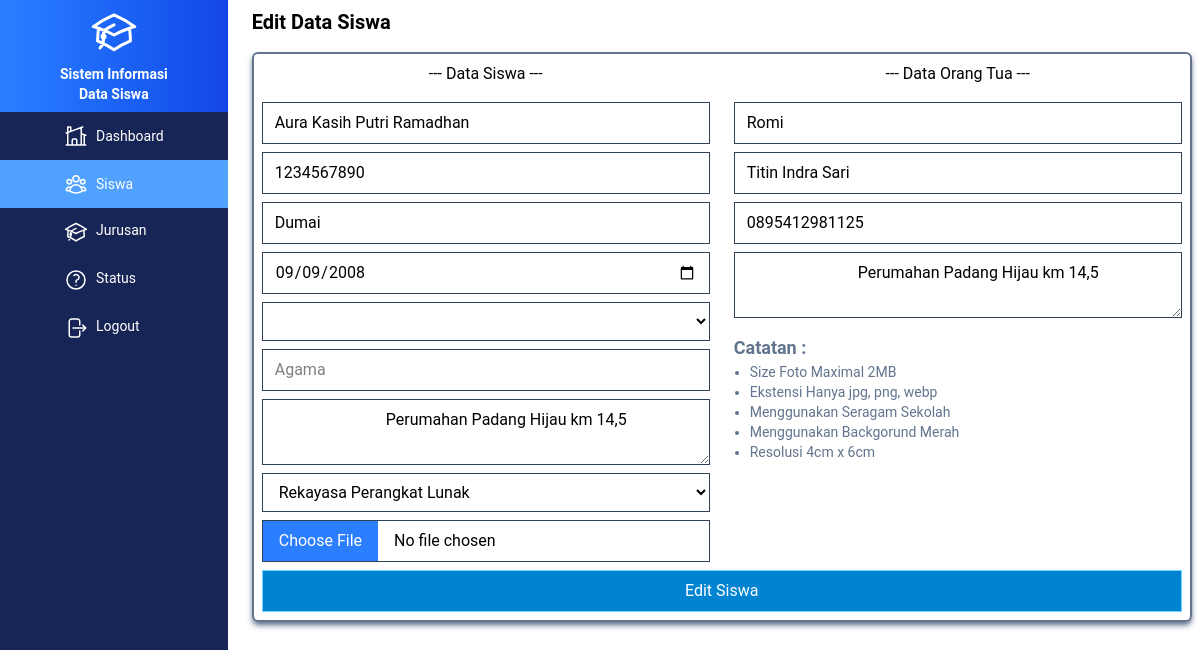
Screenshot of /editSiswa.php?id=15 with the database file from the repository.
### tables this page shows
CREATE TABLE `tabel_siswa` (
  `id` int(11) NOT NULL,
  `nama` varchar(100) NOT NULL,
  `nisn` varchar(50) NOT NULL,
  `tmpt_lahir` varchar(100) NOT NULL,
  `tgl_lahir` date NOT NULL,
  `kelamin` enum('Laki-laki','Prempuan') NOT NULL,
  `agama` varchar(100) NOT NULL,
  `alamat` text NOT NULL,
  `keluar` date DEFAULT NULL,
  `ayah` varchar(100) NOT NULL,
  `ibu` varchar(100) NOT NULL,
  `alamat_ortu` text NOT NULL,
  `hp_ortu` varchar(20) NOT NULL,
  `jurusan_id` int(11) NOT NULL,
  `status_id` int(11) NOT NULL DEFAULT 2,
  `foto` varchar(100) NOT NULL,
  `created_at` timestamp NOT NULL DEFAULT current_timestamp(),
  `updated_at` timestamp NOT NULL DEFAULT current_timestamp() ON UPDATE current_timestamp()
);

CREATE TABLE `tabel_jurusan` (
  `id` int(11) NOT NULL,
  `jurusan` varchar(100) NOT NULL,
  `created_at` timestamp NOT NULL DEFAULT current_timestamp(),
  `updated_at` timestamp NOT NULL DEFAULT current_timestamp() ON UPDATE current_timestamp()
);

### src/functions/functionSiswa.php (called while the page is built, shortened)
<?php
    function siswaById($db, $id) {
        $stmt = $db->prepare("SELECT siswa.*, jurusan.jurusan FROM tabel_siswa AS siswa JOIN tabel_jurusan AS jurusan on siswa.jurusan_id = jurusan.id WHERE siswa.id = ?");
        $stmt->execute([$id]);
        return $stmt->fetch();
    }
?>

### src/editSiswa.php (the view, shortened to what this page needs)
<?php
    require_once "functions/functionSiswa.php";
    require_once "functions/functionJurusan.php";
    $title = "Edit Data Siswa";
    $id = $_GET["id"];
    $data = siswaById($db, $id);
?>
<?php include_once "templates/header.php"; ?>
    <div class="flex h-screen">
        <?php include_once "templates/sidebar.php"; ?>
        <div class="content px-6 py-2">
            <h1 class="text-xl font-semibold"><?php echo $title; ?></h1>
            <form class="mt-4 border-2 border-slate-500 px-2 py-2 rounded-md shadow-md shadow-slate-500" action="" method="post" enctype="multipart/form-data">
                <div class="flex justify-center gap-6">
                    <div class="w-md">
                        <p class="mb-4 text-center">--- Data Siswa ---</p>
                        <input class="block mb-2 px-3 w-full py-2 border border-slate-700" type="text" name="nama" placeholder="Nama Siswa" value="<?= $data["nama"]; ?>">
                        <input class="block mb-2 px-3 w-full py-2 border border-slate-700" type="text" name="nisn" placeholder="NISN" value="<?= $data["nisn"]; ?>">
                        <input class="block mb-2 px-3 w-full py-2 border border-slate-700" type="text" name="tmpt_lahir" placeholder="Tempat Lahir" value="<?= $data["tmpt_lahir"]; ?>">
                        <input class="block mb-2 px-3 w-full py-2 border border-slate-700" type="date" name="tgl_lahir" value="<?= $data["tgl_lahir"]; ?>">
                        <select name="kelamin" class="block mb-2 px-3 w-full py-2 border border-slate-700" required>
                            <option value="<?= $data["kelamin"]; ?>"><?= $data["kelamin"]; ?></option>
                            <option value="" class="text-sm text-slate-400">--- Jenis Kelamin ---</option>
                        </select>
                        <input class="block mb-2 px-3 w-full py-2 border border-slate-700" type="text" name="agama" placeholder="Agama" <?= $data["agama"]; ?>>
                        <textarea name="alamat" class="block mb-2 px-3 w-full py-2 border border-slate-700" placeholder="Alamat Siswa">
                            <?= $data["alamat"]; ?>
                        </textarea>
                         <select name="jurusan" class="block mb-2 px-3 w-full py-2 border border-slate-700" required>
                            <option value="<?= $data["id"]; ?>"><?= $data["jurusan"]; ?></option>
                        </select>
                        <input class="block mb-2 w-full border border-slate-700 file:text-white file:bg-blue-500 file:px-4 file:py-2 file:mr-4 file:hover:bg-blue-700 file:cursor-pointer" type="file" name="foto">
                    </div>
                    <div class="w-md">
                        <p class="mb-4 text-center">--- Data Orang Tua ---</p>
                        <input class="block mb-2 px-3 w-full py-2 border border-slate-700" type="text" name="ayah" placeholder="Nama Ayah" value="<?= $data["ayah"]; ?>">
                        <input class="block mb-2 px-3 w-full py-2 border border-slate-700" type="text" name="ibu" placeholder="Nama Ibu" value="<?= $data["ibu"]; ?>">
                        <input class="block mb-2 px-3 w-full py-2 border border-slate-700" type="text" name="hp_ortu" placeholder="Nomor Hp Orang Tua" value="<?= $data["hp_ortu"]; ?>">
                        <textarea name="alamat_ortu" class="block mb-2 px-3 w-full py-2 border border-slate-700" placeholder="Alamat Orang Tua">
                            <?= $data["alamat_ortu"]; ?>
                        </textarea>
                        <div class="text-slate-500 text-sm mt-4">
                            <h4 class="font-bold text-lg">Catatan :</h4>
                            <ul class="list-disc ml-4">
                                <li>Size Foto Maximal 2MB</li>
                                <li>Ekstensi Hanya jpg, png, webp</li>
                                <li>Menggunakan Seragam Sekolah</li>
                                <li>Menggunakan Backgorund Merah</li>
                                <li>Resolusi 4cm x 6cm</li>
                            </ul>
                        </div>
                    </div>
                </div>
                <button type="submit" class="w-full py-2 bg-sky-600 hover:bg-sky-700 cursor-pointer hover:font-semibold text-white border border-sky-300" name="tambah">Edit Siswa</button>
            </form>
        </div>
    </div>

### rows the page displays
tabel_siswa: nama "Aura Kasih Putri Ramadhan", nisn "1234567890", tmpt_lahir "Dumai", tgl_lahir "09/09/2008", alamat "Perumahan Padang Hijau km 14,5", jurusan "Rekayasa Perangkat Lunak", ayah "Romi", ibu "Titin Indra Sari", hp_ortu "0895412981125", alamat_ortu "Perumahan Padang Hijau km 14,5"

### other values shown
$title "Edit Data Siswa"
